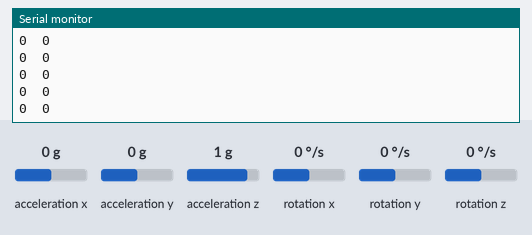
The sketch below on a simulated Arduino Uno, built with avr-gcc and run on an emulated ATmega328P. Parts: the last lines printed to the serial monitor. Wiring (inferred from the names in the program): MPU-6050 motion sensor at I2C address 0x68. Inputs (shaded band) come from the test bench; at power-on: rotation x 0 °/s, rotation y 0 °/s, acceleration x 0 g, acceleration y 0 g, acceleration z 1 g, rotation z 0 °/s.

Above: at 3.4 s.
3.5 s: rotation x set to 100 °/s
At 4.2 s:
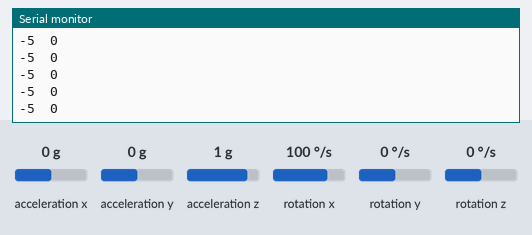
6.5 s: rotation y set to 192 °/s
At 7.0 s:
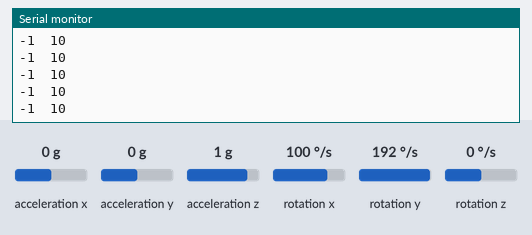
9.5 s: acceleration x set to -1.4 g
At 10.1 s:
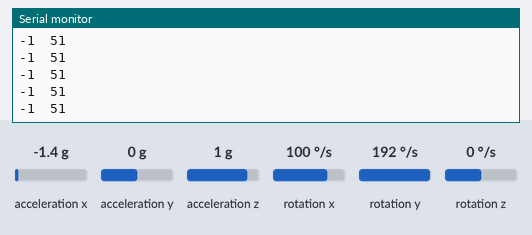
Timing chart, 0 to 10.4 s (numbered marks = the images above; inputs shaded):
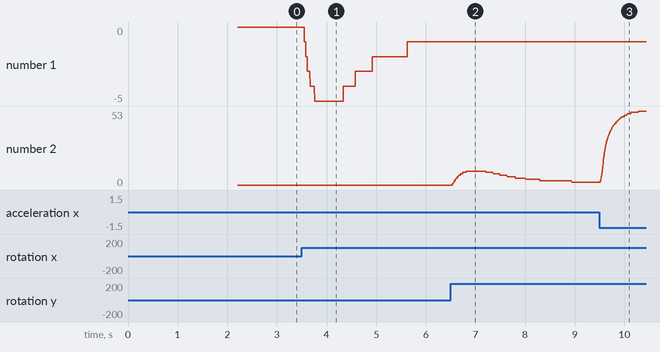

The sketch:

mpuTestLauszus-Mag.ino
```cpp
// (licence header left out)
#include <Wire.h>
#include "Kalman.h" // Source: https://github.com/TKJElectronics/KalmanFilter

#define RESTRICT_PITCH // Comment out to restrict roll to ±90deg instead - please read: http://www.freescale.com/files/sensors/doc/app_note/AN3461.pdf

Kalman kalmanX, kalmanY; // Create the Kalman instances

const uint8_t MPU6050 = 0x68; // If AD0 is logic low on the PCB the address is 0x68, otherwise set this to 0x69

/* IMU Data */
int accX, accY, accZ;
int gyroX, gyroY;
int16_t tempRaw;

int roll, pitch; // Roll and pitch are calculated using the accelerometer while yaw is calculated using the magnetometer

double gyroXangle, gyroYangle; // Angle calculate using the gyro only
double compAngleX, compAngleY; // Calculated angle using a complementary filter
double kalAngleX, kalAngleY; // Calculated angle using a Kalman filter

uint32_t timer;
uint8_t i2cData[14]; // Buffer for I2C data

//Mittlaufende Mittel
  //kal
  int kalAngleBufferSize = 10;
  double kalBufferX[10];
  double kalBufferY[10];
  int kalBufferCounter = 0;
  double kalAngleXBuffered, kalAngleYBuffered;

  //comp
  int compAngleBufferSize = 4;
  double compBufferX[4] = {0,0,0,0};
  double compBufferY[4] = {0,0,0,0};
  int compBufferCounter = 0;
  double compAngleXBuffered, compAngleYBuffered;

  //final
  int finalAngleBufferSize = 20;
  double finalBufferX[20];
  double finalBufferY[20];
  int finalBufferCounter = 0;
  double finalX, finalY;

  int i;
  int microtimer;

void setup() {
  delay(100); // Wait for sensors to get ready

  Serial.begin(115200);
  Wire.begin();
  delay(2000);
  Serial.write("test");
  TWBR = ((F_CPU / 400000L) - 16) / 2; // Set I2C frequency to 400kHz

  i2cData[0] = 7; // Set the sample rate to 1000Hz - 8kHz/(7+1) = 1000Hz
  i2cData[1] = 0x00; // Disable FSYNC and set 260 Hz Acc filtering, 256 Hz Gyro filtering, 8 KHz sampling
  i2cData[2] = 0x00; // Set Gyro Full Scale Range to ±250deg/s
  i2cData[3] = 0x00; // Set Accelerometer Full Scale Range to ±2g
  while (i2cWrite(MPU6050, 0x19, i2cData, 4, false)); // Write to all four registers at once
  while (i2cWrite(MPU6050, 0x6B, 0x01, true)); // PLL with X axis gyroscope reference and disable sleep mode

  while (i2cRead(MPU6050, 0x75, i2cData, 1));
  if (i2cData[0] != 0x68) { // Read "WHO_AM_I" register
    Serial.print(F("Error reading sensor"));
    while (1);
  }

  delay(100); // Wait for sensors to stabilize

  /* Set Kalman and gyro starting angle */
  updateMPU6050();
  updatePitchRoll();

  kalmanX.setAngle(roll); // First set roll starting angle
  gyroXangle = roll;
  compAngleX = roll;

  kalmanY.setAngle(pitch); // Then pitch
  gyroYangle = pitch;
  compAngleY = pitch;

  timer = micros(); // Initialize the timer
}

void loop() {
  microtimer=micros();
  /* Update all the IMU values */
  updateMPU6050();

  double dt = (double)(micros() - timer) / 1000000; // Calculate delta time
  timer = micros();


  /* Roll and pitch estimation */
  updatePitchRoll();
  double gyroXrate = gyroX / 131.0; // Convert to deg/s
  double gyroYrate = gyroY / 131.0; // Convert to deg/s


  // This fixes the transition problem when the accelerometer angle jumps between -180 and 180 degrees
  if ((roll < -90 && kalAngleX > 90) || (roll > 90 && kalAngleX < -90)) {
    kalmanX.setAngle(roll);
    compAngleX = roll;
    kalAngleX = roll;
    gyroXangle = roll;
  } else
    kalAngleX = kalmanX.getAngle(roll, gyroXrate, dt); // Calculate the angle using a Kalman filter

  if (abs(kalAngleX) > 90)
    gyroYrate = -gyroYrate; // Invert rate, so it fits the restricted accelerometer reading
  kalAngleY = kalmanY.getAngle(pitch, gyroYrate, dt);


  /* Estimate angles using gyro only */
  gyroXangle += gyroXrate * dt; // Calculate gyro angle without any filter
  gyroYangle += gyroYrate * dt;
  //gyroXangle += kalmanX.getRate() * dt; // Calculate gyro angle using the unbiased rate from the Kalman filter
  //gyroYangle += kalmanY.getRate() * dt;

  /* Estimate angles using complimentary filter */
  compAngleX = 0.93 * (compAngleX + gyroXrate * dt) + 0.07 * roll; // Calculate the angle using a Complimentary filter
  compAngleY = 0.93 * (compAngleY + gyroYrate * dt) + 0.07 * pitch;

  // Reset the gyro angles when they has drifted too much
  if (gyroXangle < -180 || gyroXangle > 180)
    gyroXangle = kalAngleX;
  if (gyroYangle < -180 || gyroYangle > 180)
    gyroYangle = kalAngleY;


  //Mittlaufendes Mittel
  //KalX
  kalBufferX[kalBufferCounter] = round(kalAngleX);
  kalAngleXBuffered = 0;
  for(i=0; i<kalAngleBufferSize; i++) {
    kalAngleXBuffered = kalAngleXBuffered+kalBufferX[i];
  }
  kalAngleXBuffered = kalAngleXBuffered/kalAngleBufferSize;

  //KalY
  kalBufferY[kalBufferCounter] = round(kalAngleY);
  kalAngleYBuffered = 0;
  for(i=0; i<kalAngleBufferSize; i++) {
    kalAngleYBuffered = kalAngleYBuffered+kalBufferY[i];
  }
  kalAngleYBuffered = kalAngleYBuffered/kalAngleBufferSize;

  kalBufferCounter++;
  if(kalBufferCounter > kalAngleBufferSize-1) kalBufferCounter=0;

  //CompX
  compBufferX[compBufferCounter] = round(compAngleX);
  compAngleXBuffered = 0;
  for(i=0; i<compAngleBufferSize; i++) {
    compAngleXBuffered = compAngleXBuffered+compBufferX[i];
  }
  compAngleXBuffered = compAngleXBuffered/compAngleBufferSize;

  //CompY
  compBufferY[compBufferCounter] = round(compAngleY);
  compAngleYBuffered = 0;
  for(i=0; i<compAngleBufferSize; i++) {
    compAngleYBuffered = compAngleYBuffered+compBufferY[i];
  }
  compAngleYBuffered = compAngleYBuffered/compAngleBufferSize;

  compBufferCounter++;
  if(compBufferCounter > compAngleBufferSize-1) compBufferCounter=0;

  //Calculate final values
  finalBufferX[finalBufferCounter] = ((kalAngleXBuffered*1.1+compAngleXBuffered)/4);
  finalX = 0;
  for(i=0; i<finalAngleBufferSize; i++) {
    finalX = round(finalX+finalBufferX[i]);
  }
  finalX = finalX/finalAngleBufferSize;

  //finalY
  finalBufferY[finalBufferCounter] = ((kalAngleYBuffered*1.1+compAngleYBuffered)/4);
  finalY = 0;
  for(i=0; i<finalAngleBufferSize; i++) {
    finalY = finalY+finalBufferY[i];
  }
  finalY = finalY/finalAngleBufferSize;

  finalBufferCounter++;
  if(finalBufferCounter > finalAngleBufferSize-1) finalBufferCounter=0;
  //Print Data


  Serial.print(round(finalX)); Serial.print("\t");
  Serial.print(round(finalY)); Serial.print("\t");
  /*
  Serial.print(kalAngleX); Serial.print("\t");
  Serial.print(kalAngleY); Serial.print("\t");

  Serial.print(compAngleX); Serial.print("\t");
  Serial.print(compAngleY); Serial.print("\t");
  */
  //Serial.print(micros()-microtimer); Serial.print("\t");
  Serial.println();

}

void updateMPU6050() {
  while (i2cRead(MPU6050, 0x3B, i2cData, 14)); // Get accelerometer and gyroscope values
  accX = (int16_t)((i2cData[0] << 8) | i2cData[1]);
  accY = -(int16_t)((i2cData[2] << 8) | i2cData[3]);
  accZ = (int16_t)((i2cData[4] << 8) | i2cData[5]);
  tempRaw = (i2cData[6] << 8) | i2cData[7];
  gyroX = -(int16_t)(i2cData[8] << 8) | i2cData[9];
  gyroY = (int16_t)(i2cData[10] << 8) | i2cData[11];
}


void updatePitchRoll() {
  // Source: http://www.freescale.com/files/sensors/doc/app_note/AN3461.pdf eq. 25 and eq. 26
  // atan2 outputs the value of -π to π (radians) - see http://en.wikipedia.org/wiki/Atan2
  // It is then converted from radians to degrees
#ifdef RESTRICT_PITCH // Eq. 25 and 26
  roll = atan2(accY, accZ) * RAD_TO_DEG;
  pitch = atan(-accX / sqrt(accY * accY + accZ * accZ)) * RAD_TO_DEG;
#else // Eq. 28 and 29
  roll = atan(accY / sqrt(accX * accX + accZ * accZ)) * RAD_TO_DEG;
  pitch = atan2(-accX, accZ) * RAD_TO_DEG;
#endif
}


const uint16_t I2C_TIMEOUT = 1000; // Used to check for errors in I2C communication

uint8_t i2cWrite(uint8_t address, uint8_t registerAddress, uint8_t data, bool sendStop) {
  return i2cWrite(address, registerAddress, &data, 1, sendStop); // Returns 0 on success
}

uint8_t i2cWrite(uint8_t address, uint8_t registerAddress, uint8_t *data, uint8_t length, bool sendStop) {
  Wire.beginTransmission(address);
  Wire.write(registerAddress);
  Wire.write(data, length);
  uint8_t rcode = Wire.endTransmission(sendStop); // Returns 0 on success
  if (rcode) {
    Serial.print(F("i2cWrite failed: "));
    Serial.println(rcode);
  }
  return rcode; // See: http://arduino.cc/en/Reference/WireEndTransmission
}

uint8_t i2cRead(uint8_t address, uint8_t registerAddress, uint8_t *data, uint8_t nbytes) {
  uint32_t timeOutTimer;
  Wire.beginTransmission(address);
  Wire.write(registerAddress);
  uint8_t rcode = Wire.endTransmission(false); // Don't release the bus
  if (rcode) {
    Serial.print(F("i2cRead failed: "));
    Serial.println(rcode);
    return rcode; // See: http://arduino.cc/en/Reference/WireEndTransmission
  }
  Wire.requestFrom(address, nbytes, (uint8_t)true); // Send a repeated start and then release the bus after reading
  for (uint8_t i = 0; i < nbytes; i++) {
    if (Wire.available())
      data[i] = Wire.read();
    else {
      timeOutTimer = micros();
      while (((micros() - timeOutTimer) < I2C_TIMEOUT) && !Wire.available());
      if (Wire.available())
        data[i] = Wire.read();
      else {
        Serial.println(F("i2cRead timeout"));
        return 5; // This error value is not already taken by endTransmission
      }
    }
  }
  return 0; // Success
}
```

Measured:
- after the input at 3.5 s, the serial monitor: prints a new line after 0.05 s (image 1)
- after the input at 6.5 s, the serial monitor: prints a new line at once (image 2)
- after the input at 9.5 s, the serial monitor: prints a new line after 0.06 s (image 3)
- plotted number 1: 0 → -1 after the input at 3.5 s
- plotted number 2: 0 → 2 after the input at 6.5 s, 2 → 53 after the input at 9.5 s
